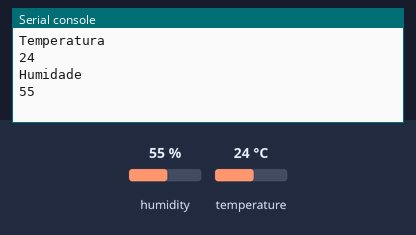
A program run on a simulated MicroPython board. Parts: the last lines printed to the serial console. Inputs (shaded band) come from the test bench; at power-on: humidity 55 %, temperature 24 °C.

Above: at 1.2 s.
1.3 s: humidity set to 22 %
At 2.6 s:
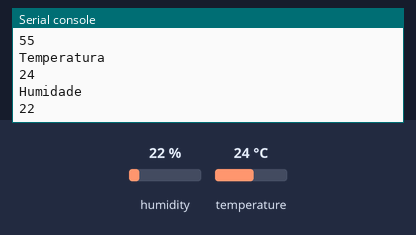
2.8 s: temperature set to 12 °C
At 3.8 s:
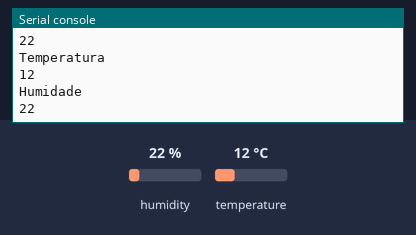
4.3 s: humidity set to 40 %
At 5.8 s:
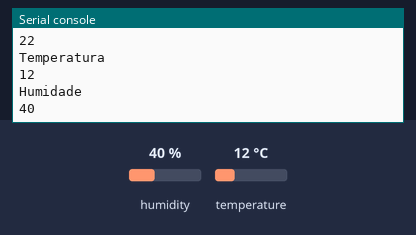
Timing chart, 0 to 7.3 s (numbered marks = the images above; inputs shaded):
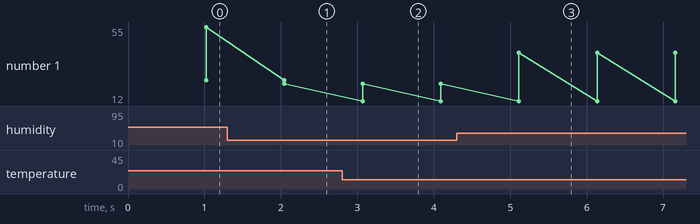

Measured:
- after the input at 1.3 s, the serial console: prints a new line after 0.75 s (image 1)
- after the input at 2.8 s, the serial console: prints a new line after 0.27 s (image 2)
- after the input at 4.3 s, the serial console: prints a new line after 0.81 s (image 3)
- plotted number 1: 55 → 22 after the input at 1.3 s, 22 → 40 after the input at 4.3 s

The program:

Teste_DHT11.py
```python
# Teste do sensor de temperatura e humidade DHT11

# Importa as bibliotecas
from machine import Pin
from time import sleep
import dht

# Configurar o pino GPIO 14 (D5) como do sensor DHT11
sensor = dht.DHT11(Pin(14))

while True:
    sleep(1)
    sensor.measure()
    temperatura = sensor.temperature()
    humidade = sensor.humidity()
    print('Temperatura')
    print(temperatura)
    print('Humidade')
    print(humidade)
```
